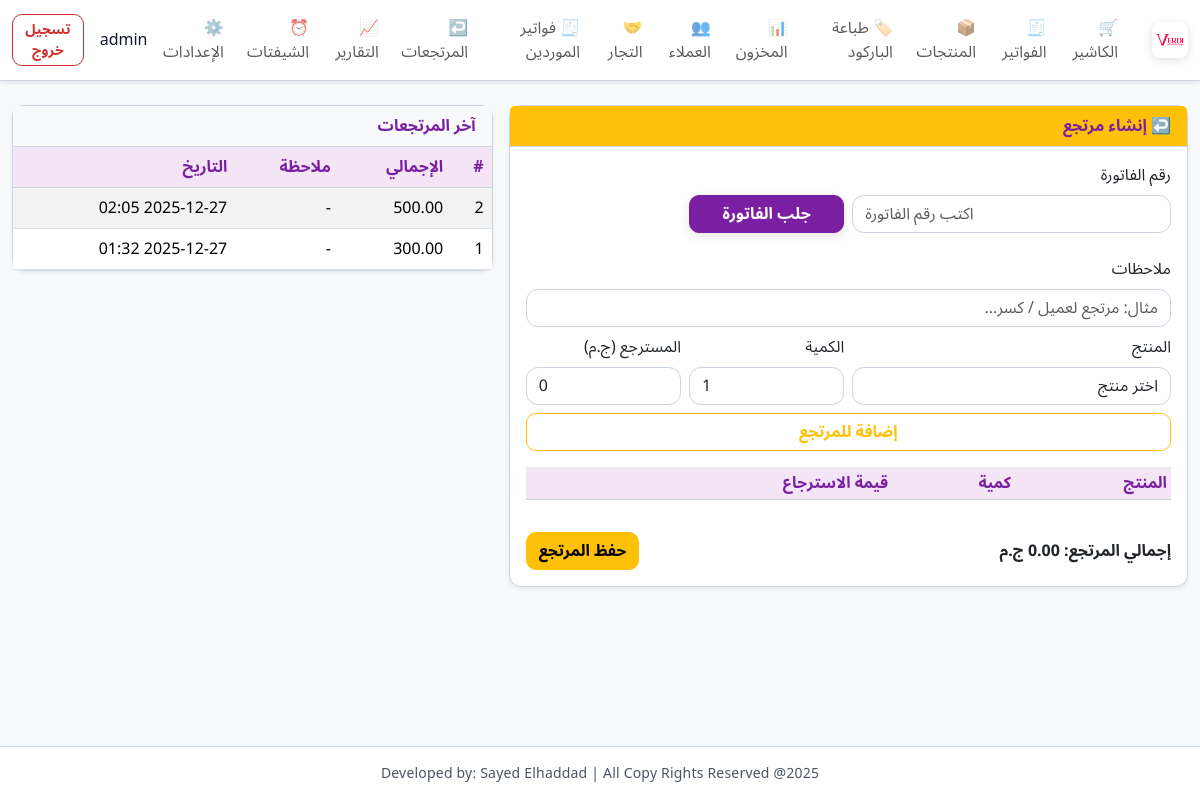
The app's page /returns (signed in) with its own data.
### app/models.py (models this page shows)
class User(UserMixin, db.Model):
    __tablename__ = "users"
    id = db.Column(db.Integer, primary_key=True)
    username = db.Column(db.String(80), unique=True, nullable=False)
    password_hash = db.Column(db.String(255), nullable=False)
    role = db.Column(db.String(20), nullable=False, default="cashier")

class Return(db.Model):
    __tablename__ = "returns"
    id = db.Column(db.Integer, primary_key=True)
    sale_id = db.Column(db.Integer, db.ForeignKey("sales.id"))
    refund_total = db.Column(db.Float, default=0)
    note = db.Column(db.String(255))
    created_at = db.Column(db.DateTime, default=datetime.utcnow)

### app/routes.py (the view, shortened to what this page needs)
@main_bp.route("/returns", methods=["GET", "POST"])
@login_required
def returns():
    products = Product.query.order_by(Product.name.asc()).all()
    recent_returns = Return.query.order_by(Return.id.desc()).limit(20).all()
    return render_template("returns.html", products=products, returns=recent_returns)

### app/models.py (called while the page is built)
@login_manager.user_loader
def load_user(user_id):
    return User.query.get(int(user_id))

### app/templates/returns.html (shortened to what this page needs)
{% extends 'base.html' %}
{% block content %}
<div class="row g-3">
  <div class="col-lg-7">
    <div class="card shadow-sm mb-3">
      <div class="card-header bg-warning">↩️ إنشاء مرتجع</div>
      <div class="card-body">
        <form id="return-form" method="post">
          <div class="row g-2 align-items-end mb-3">
            <div class="col-8 col-md-6">
              <label class="form-label">رقم الفاتورة</label>
              <input type="number" min="1" class="form-control" id="invoice-id" placeholder="اكتب رقم الفاتورة">
            </div>
            <div class="col-4 col-md-3">
              <button class="btn btn-primary w-100" type="button" id="load-invoice">جلب الفاتورة</button>
            </div>
          </div>
          <div class="mb-2">
            <label class="form-label">ملاحظات</label>
            <input class="form-control" name="note" placeholder="مثال: مرتجع لعميل / كسر...">
          </div>
          <div class="row g-2 align-items-end mb-3">
            <div class="col-md-6">
              <label class="form-label">المنتج</label>
              <select class="form-select" id="product-select">
                <option value="">اختر منتج</option>
              </select>
            </div>
            <div class="col-3">
              <label class="form-label">الكمية</label>
              <input class="form-control" type="number" id="qty" min="1" value="1">
            </div>
            <div class="col-3">
              <label class="form-label">المسترجع (ج.م)</label>
              <input class="form-control" type="number" id="refund" min="0" step="0.01" value="0">
            </div>
            <div class="col-12">
              <button class="btn btn-outline-warning w-100" type="button" id="add-item">إضافة للمرتجع</button>
            </div>
          </div>
          <div class="table-responsive mb-3">
            <table class="table table-sm align-middle" id="items-table">
              <thead class="table-light"><tr><th>المنتج</th><th>كمية</th><th>قيمة الاسترجاع</th><th></th></tr></thead>
            </table>
          </div>
          <div class="d-flex justify-content-between align-items-center">
            <strong>إجمالي المرتجع: <span id="total">0.00</span> ج.م</strong>
            <button class="btn btn-warning" type="submit">حفظ المرتجع</button>
          </div>
        </form>
      </div>
    </div>
  </div>
  <div class="col-lg-5">
    <div class="card shadow-sm">
      <div class="card-header bg-light">آخر المرتجعات</div>
      <div class="card-body p-0">
        <table class="table table-striped mb-0">
          <thead class="table-light"><tr><th>#</th><th>الإجمالي</th><th>ملاحظة</th><th>التاريخ</th></tr></thead>
          <tbody>
            {% for r in returns %}
            <tr>
              <td>{{ r.id }}</td>
              <td>{{ '%.2f'|format(r.refund_total) }}</td>
              <td>{{ r.note or '-' }}</td>
              <td>{{ r.created_at.strftime('%Y-%m-%d %H:%M') }}</td>
            </tr>
            {% else %}
            <tr><td colspan="4" class="text-center p-3">لا يوجد مرتجعات</td></tr>
            {% endfor %}
          </tbody>
        </table>
      </div>
    </div>
  </div>
</div>
{% endblock %}

### app/templates/base.html (shortened to what this page needs)
<!DOCTYPE html>
<html lang="ar" dir="rtl">
<head>
  <link href="https://cdn.jsdelivr.net/npm/bootstrap@5.3.2/dist/css/bootstrap.rtl.min.css" rel="stylesheet">
  <link rel="stylesheet" href="{{ url_for('static', filename='css/style.css', v='20251227') }}">
</head>
<body class="layout-body">
<nav class="navbar navbar-expand-lg navbar-light bg-white shadow-sm mb-4">
  <div class="container-fluid">
    <a class="navbar-brand" href="{{ url_for('main.pos') }}">
      <img src="{{ url_for('static', filename='img/logo.png') }}" alt="logo" class="brand-logo">
    </a>
    <div class="collapse navbar-collapse" id="navMenu">
      <ul class="navbar-nav me-auto mb-2 mb-lg-0">
        <li class="nav-item"><a class="nav-link {% if request.endpoint == 'main.pos' %}active{% endif %}" href="{{ url_for('main.pos') }}">🛒 الكاشير</a></li>
        <li class="nav-item"><a class="nav-link {% if request.endpoint == 'main.sales' %}active{% endif %}" href="{{ url_for('main.sales') }}">🧾 الفواتير</a></li>
        <li class="nav-item"><a class="nav-link" href="{{ url_for('main.products') }}">📦 المنتجات</a></li>
        <li class="nav-item"><a class="nav-link" href="{{ url_for('main.print_barcodes') }}">🏷️ طباعة الباركود</a></li>
        <li class="nav-item"><a class="nav-link" href="{{ url_for('main.inventory') }}">📊 المخزون</a></li>
        <li class="nav-item"><a class="nav-link" href="{{ url_for('main.customers') }}">👥 العملاء</a></li>
        <li class="nav-item"><a class="nav-link" href="{{ url_for('main.suppliers') }}">🤝 التجار</a></li>
        <li class="nav-item"><a class="nav-link" href="{{ url_for('main.supplier_invoices') }}">🧾 فواتير الموردين</a></li>
        <li class="nav-item"><a class="nav-link" href="{{ url_for('main.returns') }}">↩️ المرتجعات</a></li>
        <li class="nav-item"><a class="nav-link" href="{{ url_for('main.reports') }}">📈 التقارير</a></li>
        <li class="nav-item"><a class="nav-link" href="{{ url_for('main.shifts') }}">⏰ الشيفتات</a></li>
        <li class="nav-item"><a class="nav-link" href="{{ url_for('main.settings') }}">⚙️ الإعدادات</a></li>
      </ul>
      <div class="d-flex align-items-center">
        <span class="me-3">{{ current_user.username }}</span>
        <a href="{{ url_for('auth.logout') }}" class="btn btn-outline-danger btn-sm">تسجيل خروج</a>
      </div>
    </div>
  </div>
</nav>
<div class="container-fluid mb-5 main-content">
  {% block content %}{% endblock %}
</div>
<footer class="app-footer text-center py-3 small mt-auto">
  Developed by: Sayed Elhaddad | All Copy Rights Reserved @2025
</footer>
</body>
</html>

### app/static/css/style.css (style rules this page uses)
:root { --md-primary: #7b1fa2; --md-primary-variant: #9c27b0; --md-on-primary: #ffffff; --md-primary-container: #f3e5f5; --md-secondary: #00897b; --md-on-secondary: #ffffff; --md-surface: #f8f9fb; --md-surface-2: #ffffff; --md-outline: #cbd5e1; --md-muted: #6b7280; --md-ink: #0f172a; --md-success: #2e7d32; --md-warning: #ed6c02; --md-error: #d32f2f; --brand: var(--md-primary); --brand-2: var(--md-primary-variant); --ink: var(--md-ink); --muted: var(--md-muted); --card: var(--md-surface-2); --soft: var(--md-surface); --border: var(--md-outline); --md-radius: 12px; --md-shadow-1: 0 2px 6px rgba(0,0,0,0.08); --md-shadow-2: 0 4px 12px rgba(0,0,0,0.10); --md-shadow-3: 0 8px 18px rgba(0,0,0,0.12); --space-1: 8px; --space-2: 16px; --space-3: 24px; }
body { direction: rtl; text-align: right; font-family: 'Cairo', 'IBM Plex Sans Arabic', 'Noto Sans Arabic', 'Segoe UI', Tahoma, sans-serif; background: var(--md-surface); color: var(--md-ink); }
.layout-body { min-height: 100vh; display: flex; flex-direction: column; }
.main-content { flex: 1; }
.card-header { font-weight: 700; background: var(--md-primary-container); color: var(--md-primary); border-bottom: 1px solid var(--md-outline); }
.table thead th { background: var(--md-primary-container); font-weight: 700; color: var(--md-primary); border-bottom: 1px solid var(--md-outline); }
.navbar { background: var(--md-surface-2); border-bottom: 1px solid var(--md-outline); box-shadow: var(--md-shadow-2); }
.navbar-brand img { height: 36px; }
.brand-logo { height: 40px; margin-left: 10px; border-radius: 8px; box-shadow: 0 2px 10px rgba(0,0,0,0.12); }
.card { border-radius: var(--md-radius); box-shadow: var(--md-shadow-1); border: 1px solid var(--md-outline); background: var(--md-surface-2); }
.table th, .table td { vertical-align: middle; }
.btn { border-radius: 10px; font-weight: 600; }
.btn-primary { background: var(--md-primary); border: 1px solid var(--md-primary); box-shadow: var(--md-shadow-2); color: var(--md-on-primary); }
.btn-outline-danger { border-width: 1.5px; color: var(--md-error); border-color: var(--md-error); }
.form-control, .form-select { border: 1px solid var(--md-outline); border-radius: 12px; background: #fff; transition: all 0.15s ease; }
.table-striped > tbody > tr:nth-of-type(odd) { background-color: #fcfdff; }
.app-footer { background: rgba(255,255,255,0.95); border-top: 1px solid var(--md-outline); color: #4b5563; letter-spacing: 0.2px; margin-top: auto; }

### records on screen
User: username "admin"
Return: id "2", refund_total "500.00", note "-", created_at "2025-12-27 02:05"
Return: id "1", refund_total "300.00", note "-", created_at "2025-12-27 01:32"
